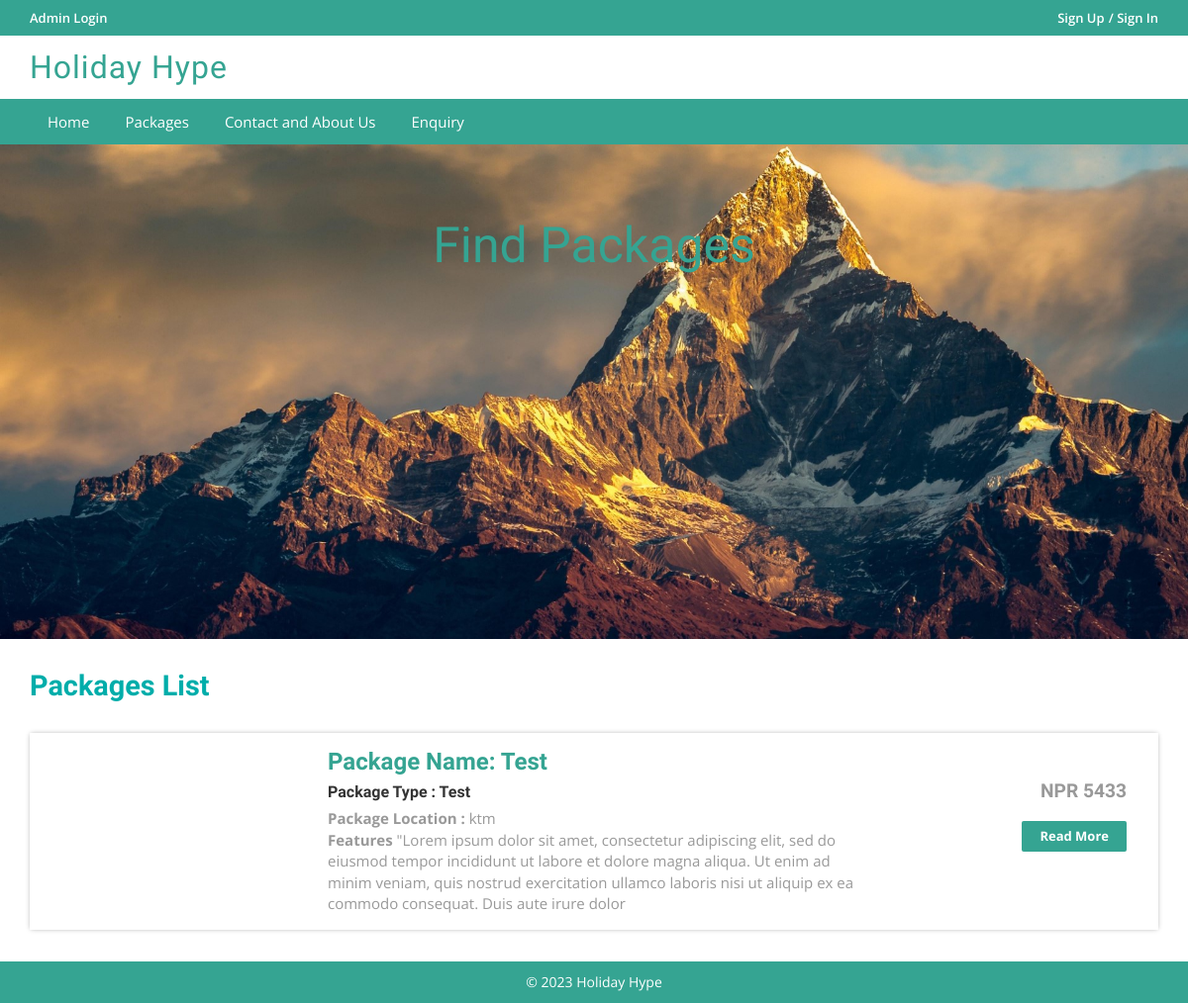
The app's page /hype/package-list.php with its own data.
### tables this page shows
CREATE TABLE `tbltourpackages` (
  `PackageId` int(11) NOT NULL,
  `PackageName` varchar(200) DEFAULT NULL,
  `PackageType` varchar(150) DEFAULT NULL,
  `PackageLocation` varchar(100) DEFAULT NULL,
  `PackagePrice` int(11) DEFAULT NULL,
  `PackageFetures` varchar(255) DEFAULT NULL,
  `PackageDetails` mediumtext DEFAULT NULL,
  `PackageImage` varchar(100) DEFAULT NULL,
  `Creationdate` timestamp NULL DEFAULT current_timestamp(),
  `UpdationDate` timestamp NULL DEFAULT NULL ON UPDATE current_timestamp()
);

### hype/package-list.php (the view, shortened to what this page needs)
<?php
include('includes/config.php');
?>
<!DOCTYPE HTML>
<html>
<head>
<link href="css/bootstrap.css" rel='stylesheet' type='text/css' />
<link href="css/style.css" rel='stylesheet' type='text/css' />
<link href="css/font-awesome.css" rel="stylesheet">
<link href="css/animate.css" rel="stylesheet" type="text/css" media="all">
</head>
<body>
<?php include('includes/header.php');?>
<div class="banner-3">
	<div class="container">
		<h1 class="wow zoomIn animated animated" data-wow-delay=".5s" style="visibility: visible; animation-delay: 0.5s; animation-name: zoomIn;"> Find Packages</h1>
	</div>
</div>
<div class="rooms">
	<div class="container">
		<div class="room-bottom">
			<h3>Packages List</h3>
<?php $sql = "SELECT * from tbltourpackages";
$query = $dbh->prepare($sql);
$query->execute();
$results=$query->fetchAll(PDO::FETCH_OBJ);
if($query->rowCount() > 0)
{
foreach($results as $result)
{	?>
			<div class="rom-btm">
				<div class="col-md-3 room-left wow fadeInLeft animated" data-wow-delay=".5s">
				</div>
				<div class="col-md-6 room-midle wow fadeInUp animated" data-wow-delay=".5s">
					<h4>Package Name: <?php echo htmlentities($result->PackageName);?></h4>
					<h6>Package Type : <?php echo htmlentities($result->PackageType);?></h6>
					<p><b>Package Location :</b> <?php echo htmlentities($result->PackageLocation);?></p>
					<p><b>Features</b> <?php echo htmlentities($result->PackageFetures);?></p>
				</div>
				<div class="col-md-3 room-right wow fadeInRight animated" data-wow-delay=".5s">
					<h5>NPR <?php echo htmlentities($result->PackagePrice);?></h5>
					<a href="package-details.php?pkgid=<?php echo htmlentities($result->PackageId);?>" class="view">Read More</a>
				</div>
				<div class="clearfix"></div>
			</div>
<?php }} ?>
		</div>
	</div>
</div>
<?php include('includes/footer.php');?>
</body>
</html>

### hype/css/style.css (style rules this page uses)
html, body { font-size: 100%; background: rgb(255, 255, 255); font-family: 'Open Sans', sans-serif; }
body a,.grid_1,plan_1,plan_1.one,plan_1.two,i.icon1, i.icon2, i.icon3, i.icon4, i.icon5, i.icon6 { transition:0.5s all; -webkit-transition:0.5s all; -moz-transition:0.5s all; -o-transition:0.5s all; -ms-transition:0.5s all; }
h1,h2,h3,h4,h5,h6 { margin:0; font-family: 'Roboto Condensed', sans-serif; }
p { margin:0; }
a.view { padding: 6px 18px; font-weight: 700; color: #fff; background-color: #35a492; border: 0; font-size: 13px; border-radius: 2px; -webkit-transition: all .2s; -moz-transition: all .2s; transition: all .2s; margin-top: 20px; display: inline-block; }
.banner-3 { background: url(../images/6.jpg)no-repeat; background-size: cover; -webkit-background-size: cover; -o-background-size: cover; -ms-background-size: cover; -moz-background-size: cover; min-height:500px; }
.banner-3 h1 { font-size: 50px; margin-bottom: 40px; padding: 1.5em 0 0; text-align: center; color: #35a492; }
.rom-btm { margin-top: 2em; box-shadow: 0px 0px 5px -1px rgba(0, 0, 0, 0.37); }
.room-bottom h3 { font-size: 1.8em; font-weight: 700; color: #00adaa; }
.room-bottom { padding: 2em 0; }
.rom-btm h4 { font-size: 1.5em; font-weight: 700; color: #35a492; }
.rom-btm p { font-size: 15px; color: #999; }
.rom-btm h6 { font-size: 1em; font-weight: 700; margin: 0.5em 0; }
.room-right { text-align: right; padding: 3em 2em; }
.room-midle { padding: 1em; }
.rom-btm h5 { font-size: 1.2em; font-weight: 700; color: #999; }

### records on screen
tbltourpackages: PackageName "Test", PackageType "Test", PackageLocation "ktm", PackageFetures "\"Lorem ipsum dolor sit amet, consectetur adipiscing elit, sed do eiusmod tempor incididunt ut labore et dolore magna aliqua. Ut enim ad minim veniam, quis nostrud exercitation ullamco laboris nisi ut aliquip ex ea commodo consequat. Duis aute irure dolor", PackagePrice "5433"
